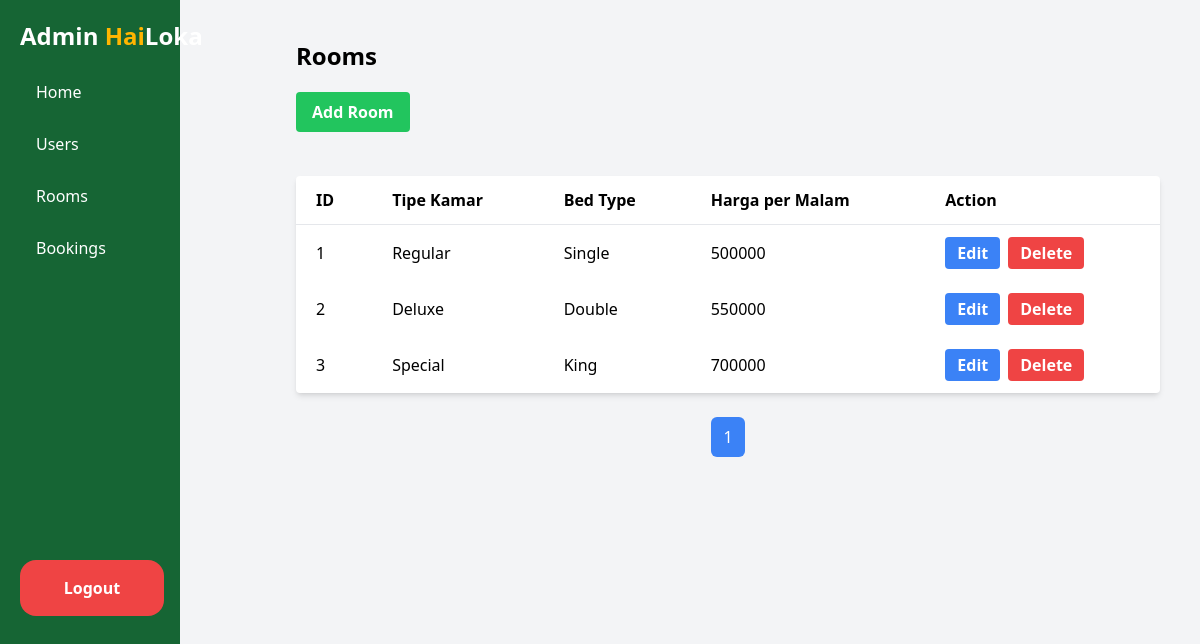
/admin/backend/roomAdmin.php, run on an earlier commit of the app's database.
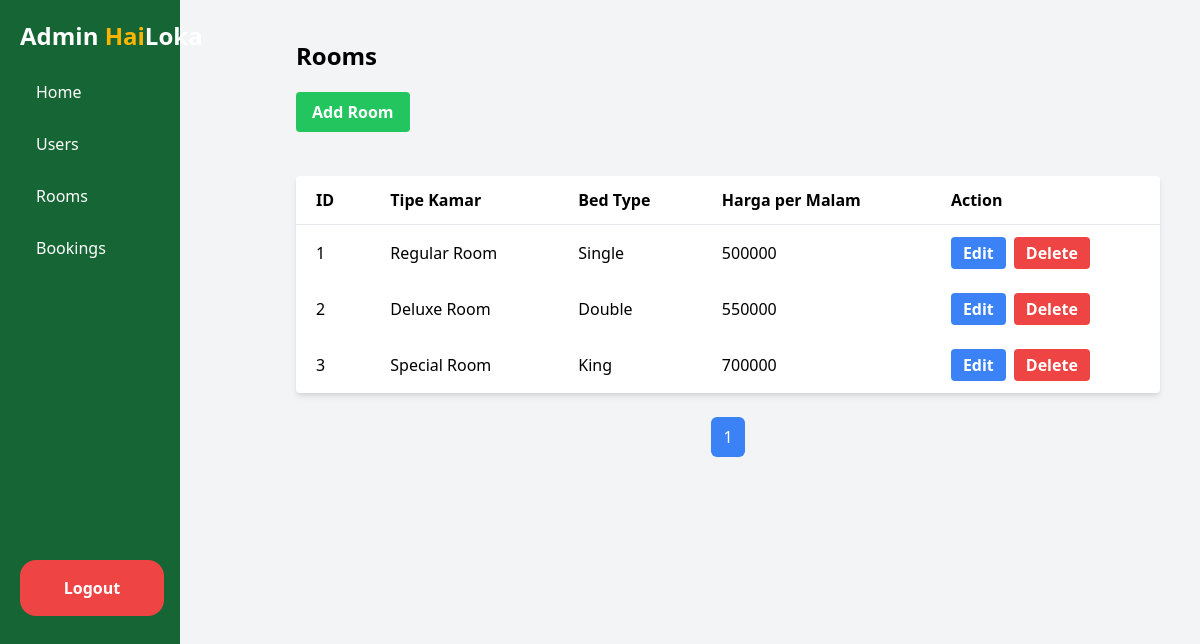
And on a later commit of the database.
### tables this page shows
CREATE TABLE `tblroom` (
  `id` int(100) NOT NULL,
  `tipe_room` varchar(100) NOT NULL,
  `bed_tipe` varchar(50) NOT NULL,
  `harga_permalam` int(50) NOT NULL,
  `gambar_kamar` varchar(100) NOT NULL
);

### admin/backend/roomAdmin.php (the view, shortened to what this page needs)
<!DOCTYPE html>
<html lang="en">
<head>
    <script src="https://cdn.tailwindcss.com"></script>
</head>
<body class="bg-gray-100">
    <aside class="bg-green-800 text-white h-screen w-[15%] fixed top-0 left-0 z-10">
        <div class="p-5">
            <h1 class="text-2xl font-bold flex">Admin&nbsp;<span class="text-[#ffb500]">Hai</span><span class="">Loka</span></h1>
            <ul class="mt-5">
                <li class="mb-3">
                    <a href="homeAdmin.php" class="block py-2 px-4 hover:bg-green-700">Home</a>
                </li>
                <li class="mb-3">
                    <a href="userAdmin.php" class="block py-2 px-4 hover:bg-green-700">Users</a>
                </li>
                <li class="mb-3">
                    <a href="roomAdmin.php" class="block py-2 px-4 hover:bg-green-700">Rooms</a>
                </li>
                <li class="mb-3">
                    <a href="bookingAdmin.php" class="block py-2 px-4 hover:bg-green-700">Bookings</a>
                </li>
            </ul>
            <a href="#" onclick="openModal('logoutModal')" class="bg-red-500 hover:bg-red-600 text-white font-bold rounded-2xl py-4 px-2 w-[12%] top-[560px] text-center fixed">Logout</a>
        </div>
    </aside>
    <main class="ml-64 p-10">
        <h1 class="text-2xl font-bold mb-5">Rooms</h1>
        <button onclick="openModal('addUserModal')" class="bg-green-500 hover:bg-green-600 text-white font-bold py-2 px-4 rounded mb-5">Add Room</button>
        <table class="w-full bg-white shadow-md rounded my-6">
            <thead>
                <tr class="border-b">
                    <th class="text-left p-3 px-5">ID</th>
                    <th class="text-left p-3 px-5">Tipe Kamar</th>
                    <th class="text-left p-3 px-5">Bed Type</th>
                    <th class="text-left p-3 px-5">Harga per Malam</th>
                    <th class="text-left p-3 px-5">Action</th>
                </tr>
            </thead>
            <tbody>
                <?php
                include "./koneksi.php";
                $results_per_page = 5;
                $sql = "SELECT * FROM tblroom";
                $result = $con->query($sql);
                $number_of_results = mysqli_num_rows($result);
                $number_of_pages = ceil($number_of_results / $results_per_page);
                if (!isset($_GET['page'])) {
                    $page = 1;
                } else {
                    $page = $_GET['page'];
                }
                $this_page_first_result = ($page - 1) * $results_per_page;
                $sql = "SELECT * FROM tblroom LIMIT " . $this_page_first_result . ',' .  $results_per_page;
                $result = $con->query($sql);
                $id = 1 + $this_page_first_result;
                if ($result->num_rows > 0) {
                    while ($row = $result->fetch_assoc()) {
                        echo "<tr>";
                        echo "<td class='p-3 px-5'>" . $id++ . "</td>";
                        echo "<td class='p-3 px-5'>" . $row['tipe_room'] . "</td>";
                        echo "<td class='p-3 px-5'>" . $row['bed_tipe'] . "</td>";
                        echo "<td class='p-3 px-5'>" . $row['harga_permalam'] . "</td>";
                        echo "<td class='p-3 px-5'>";
                        echo "<button onclick=\"openEditModal('" . $row['id'] . "', '" . $row['tipe_room'] . "', '" . $row['bed_tipe'] . "', '" . $row['harga_permalam'] . "')\" class='bg-blue-500 hover:bg-blue-600 text-white font-bold py-1 px-3 rounded mr-2'>Edit</button>";
                        echo "<button onclick=\"openDeleteModal('" . $row['id'] . "', '" . $row['tipe_room'] . "', '" . $row['bed_tipe'] . "', '" . $row['harga_permalam'] . "')\" class='bg-red-500 hover:bg-red-600 text-white font-bold py-1 px-3 rounded'>Delete</button>";
                        echo "</td>";
                        echo "</tr>";
                    }
                } else {
                    echo "<tr><td colspan='7' class='p-3 px-5 text-center'>No users found.</td></tr>";
                }
                ?>
            </tbody>
        </table>
        <div class="flex justify-center mt-5">
            <?php
            for ($i = max(1, $page - 2); $i <= min($number_of_pages, $page + 2); $i++) {
                $activeClass = ($i == $page) ? 'bg-blue-500 text-white' : 'bg-gray-300 text-gray-700 hover:bg-gray-400';
                echo '<a href="roomAdmin.php?page=' . $i . '" class="mx-1 px-3 py-2 ' . $activeClass . ' rounded-md">' . $i . '</a>';
            }
            ?>
        </div>
    </main>
</body>
</html>

What changed in the data, as far as the page shows it:
changed tblroom "Single": tipe_room "Regular" → "Regular Room"
changed tblroom "Double": tipe_room "Deluxe" → "Deluxe Room"
changed tblroom "King": tipe_room "Special" → "Special Room"
